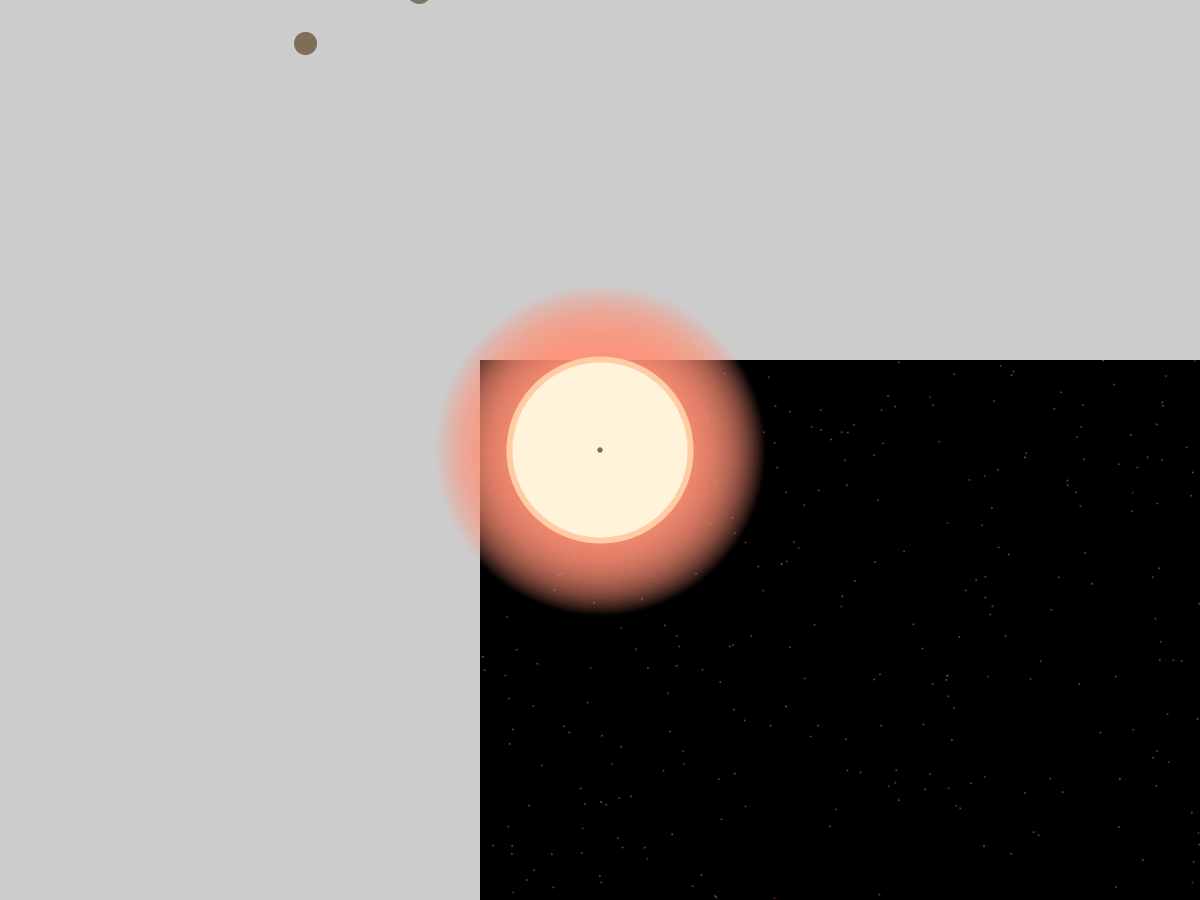
Frame 1 (no input)
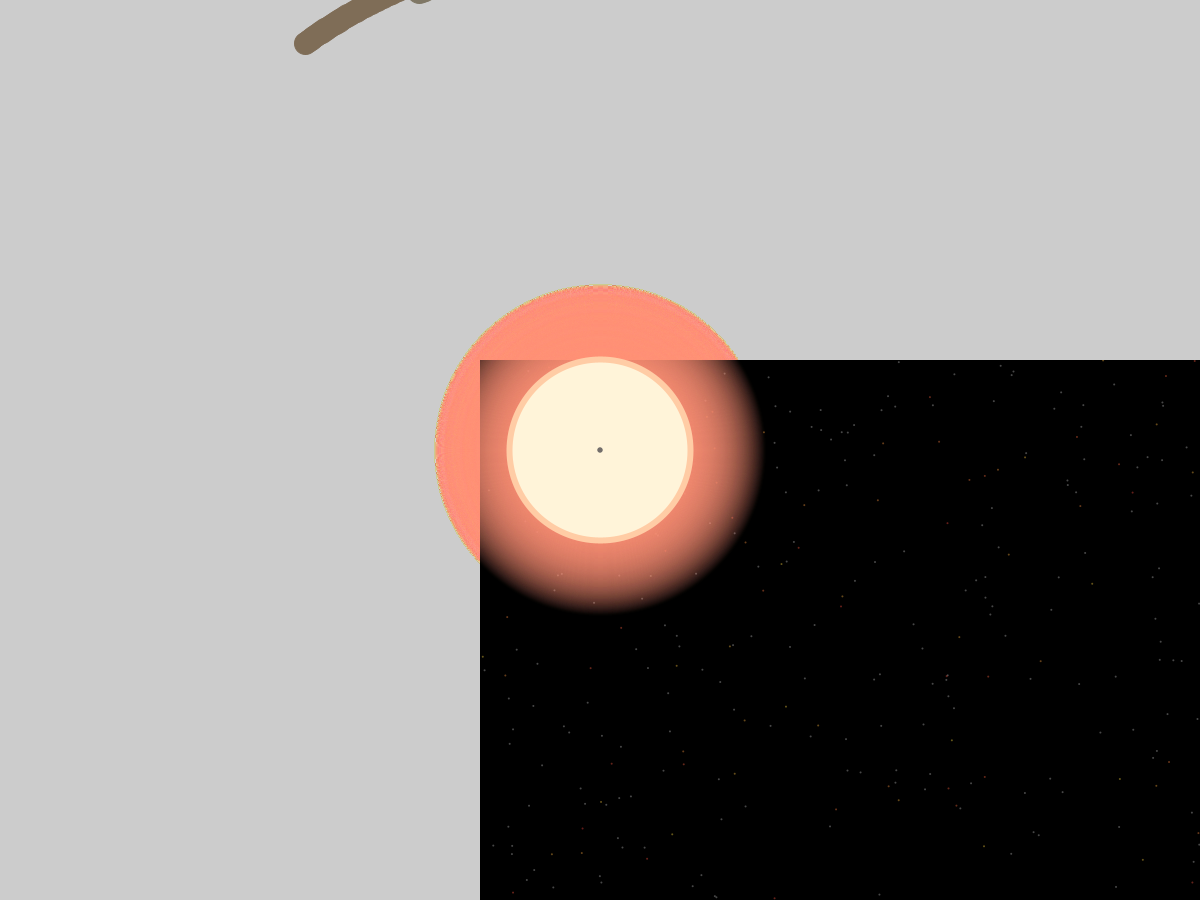
Frame 60 (the mouse pressed at the canvas centre just before this capture)
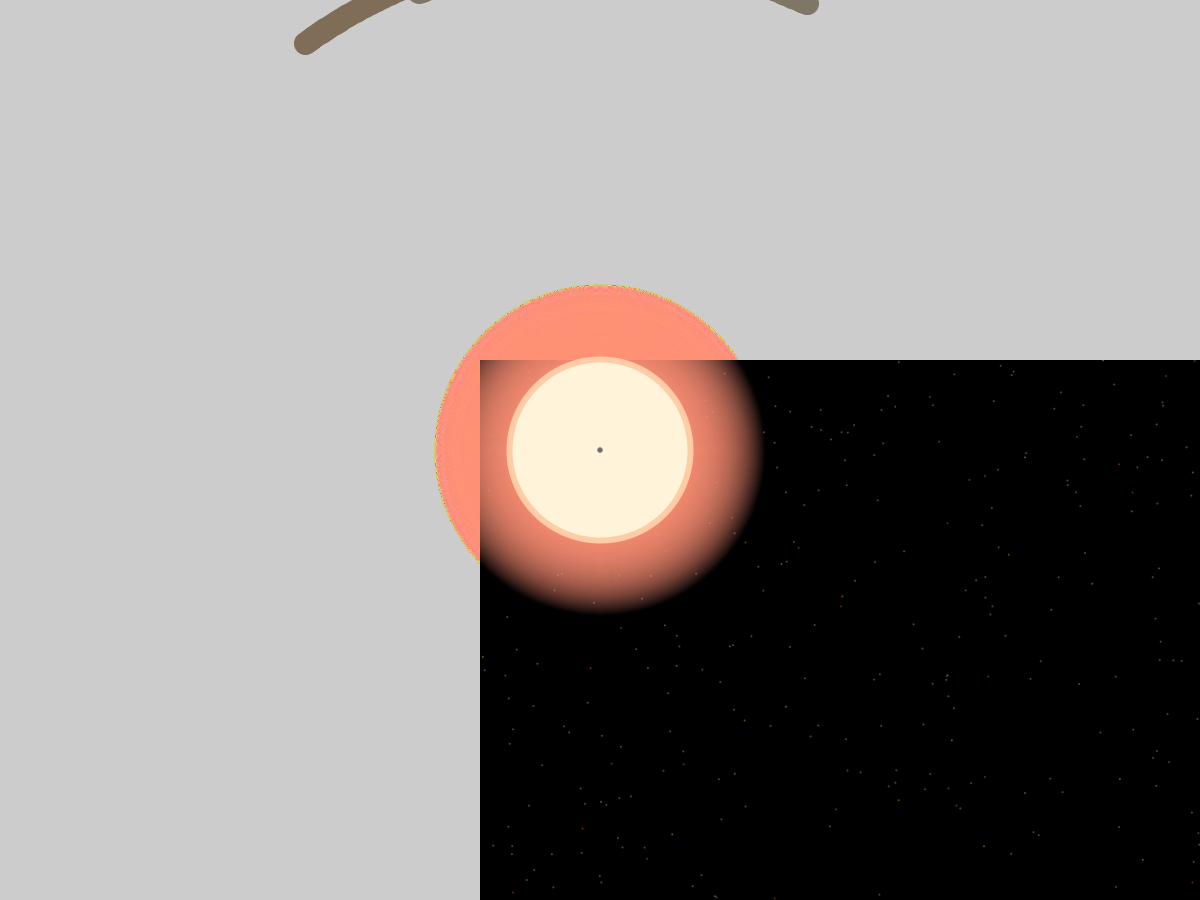
Frame 120 (the mouse held since frame 60 and released just before this capture)

The Processing sketch that drew these frames (run headless with seeded random() and noise(); from frame 60 on, the mouse is pressed at the canvas centre):

// Processing sketch: Solar
// ── Solar.pde
Star star;

boolean showDebug = false;
float widthH, heightH;

PVector center;
boolean dragging = false;

Background space;

void setup() {
  frameRate(30);
  size(1200, 900);

  widthH = width / 2;
  heightH = height / 2;

  center = new PVector(widthH, heightH);
  space = new Background(width, height);
  star = new Star(5);

  textSize(15);
  colorMode(HSB, 360, 100, 100);
}

void draw() {
  pushMatrix();
  clear();

  translate(center.x, center.y);
  space.show();

  scale(zoom);
  star.show();

  if (mousePressed && dragging) {
    center.x += mouseX - pmouseX;
    center.y += mouseY - pmouseY;
    center.x = constrain(center.x, 0, width);
    center.y = constrain(center.y, 0, height);
  } else {
    dragging = false;
  }
  popMatrix();

  //Debug
  if (showDebug) {
    noStroke();
    fill(75, 100, 100);
    text("FPS: " + floor(frameRate + 0.5), 10, 20);
    fill(45, 100, 100);
    rect(widthH, 0, 1, height);
    rect(0, heightH, width, 1);
  }
}

void mousePressed() {
  switch (mouseButton) {
  case LEFT:
    dragging = true;
    break;

  case RIGHT:
    dragging = true;
    break;

  case CENTER:
    showDebug = !showDebug;
    break;

  default:
    break;
  }
}

void keyPressed() {
  switch (key) {
  case 'r':
    center = new PVector(widthH, heightH);
    zoom = 1;
  default:
    break;
  }

  switch (keyCode) {
  case 32:
    star.regen();
    star.regenPlanets();
    space.generate();
    break;
  default:
    break;
  }
}

float zoom = 1;

void mouseWheel(MouseEvent event) {
  float e = -event.getCount();
  zoom += e / 10;
  zoom = constrain(zoom, 0.1, 1);
}
// ── Background.pde
class Background {

  PGraphics bg;
  PVector max;

  Background(int x, int y) {
    max = new PVector(x, y);
    generate();
  }

  void generate() {
    bg = createGraphics((int)max.x, (int)max.y);
    bg.beginDraw();
    bg.colorMode(HSB, 360, 100, 100);
    bg.noStroke();
    bg.fill(0);
    bg.rect(0, 0, max.x, max.y);
    for (int i = 0; i < 0.00025 * max.x * max.y; i++) {
      bg.fill(random(50), 75, 100, 100);
      bg.ellipse(random(max.x), random(max.y), 2, 2);
      bg.fill(255, 100);
      bg.ellipse(random(max.x), random(max.y), 2, 2);
      bg.ellipse(random(max.x), random(max.y), 2, 2);
    }
    bg.endDraw();
  }

  void show() {
    image(bg, -max.x * 0.1, -max.y * 0.1);
  }
}
// ── Moon.pde
class Moon extends OrbitalBody {
  
  Planet parentPlanet;
  
  color mColor;
  float d;
  
  Moon(Planet parent) {
    parentPlanet = parent;
    generate();
  }
  
  void generate() {
    colorMode(HSB, 360, 100, 100);
    mColor = color(26, random(26), random(32, 58));
    d = random(3, 9);
    radius = random(parentPlanet.d + 10, parentPlanet.d + 20);
    step = random(TWO_PI);
  }

  void show(float x, float y) {
    noStroke();
    fill(mColor);
    ellipse(x, y, d, d);
    
    step += vel();
  }
}
// ── Orbit.pde
class Orbit {
  
  float x;
  float y;
  
  float a;
  float b;
  float step;
  
  public Orbit(float _a, float _b, float _step) {
    a = _a;
    b = _b;
    step = _step;
  }
  
  
  
}
// ── OrbitalBody.pde
abstract class OrbitalBody {
  PVector pos = new PVector();
  float radius;
  float step;

  float vel() {
    return sqrt(5 / (radius * radius));
  }

  float[] coordinates() {
    float[] coords = new float[2];
    coords[0] = (1.5 * radius * cos(step)); 
    coords[1] = (1.5 * radius * sin(step));

    return coords;
  }
}
// ── Planet.pde
enum PlanetClasses {
  Minor, Rocky, Gas
}
enum PlanetTypes {
  Planetoid, Mercurian, Subterran, Terran, Superterran, Neptunian, Jovian
}

class Planet extends OrbitalBody {

  Star parentStar;
  ArrayList<Moon> moons = new ArrayList<Moon>();

  float d;
  color pColor;
  boolean canHaveMoon;
  float gravity;

  Planet(float _step, Star parent, ArrayList<Planet> others) {
    step = _step;
    parentStar = parent;
    generate(others, true);
  }



  PlanetClasses pClass;
  PlanetTypes pType;

  void generate(ArrayList<Planet> others, boolean initMoons) {
    radius = parentStar.radius;
    colorMode(HSB, 360, 100, 200);
    int select = floor(random(1, 5) + 0.5);
    if (select == 1) {
      pClass = PlanetClasses.Minor;
      radius += random(100);
      gravity = 20;
    } else if (select == 2) {
      pClass = PlanetClasses.Rocky;
      radius += random(100, 200);
      gravity = 50;
    } else if (select == 3) {
      pClass = PlanetClasses.Gas;
      radius += random(300, 500);
      gravity = 100;
    } else if (select == 4) {
      pClass = PlanetClasses.Minor;
      radius += random(600, 700);
      gravity = 20;
    } else if (select == 5) {
      pClass = PlanetClasses.Rocky;
      radius += random(600, 700);
      gravity = 50;
    }

    switch (pClass) {
    case Minor:
      select = floor(random(1, 2)+ 0.5);
      if (select == 1) {
        pType = PlanetTypes.Planetoid;
        pColor = color(32, random(50), 100);
        d = random(6, 10);
      } else {
        pType = PlanetTypes.Mercurian;
        select = floor(random(1, 7) + 0.5);
        pColor = color(random(20, 43), random(40), 100);
        d = random(10, 20);
        if (select == 5) {
          canHaveMoon = true;
        }
      }
      break;
    case Rocky:
      select = floor(random(1, 3)+ 0.5);
      if (select == 1) {
        pType = PlanetTypes.Subterran;
        d = random(20, 25);
        select = floor(random(1, 4) + 0.5);
        if (select == 4) {
          canHaveMoon = true;
        }
      } else if (select == 2) {
        pType = PlanetTypes.Terran;
        d = random(25, 35);
        select = floor(random(1, 3) + 0.5);
        if (select == 3) {
          canHaveMoon = true;
        }
      } else {
        pType = PlanetTypes.Superterran;
        d = random(35, 50);
        select = floor(random(1, 3) + 0.5);
        if (select == 3) {
          canHaveMoon = true;
        }
      }
      pColor = color(random(30, 43), random(10, 40), 100);
      break;
    case Gas:
      select = floor(random(1, 2)+ 0.5);
      if (select == 1) {
        pType = PlanetTypes.Neptunian;
        d = random(50, 70);
        select = floor(random(1, 3) + 0.5);
        if (select >= 2) {
          canHaveMoon = true;
        }
      } else {
        pType = PlanetTypes.Jovian;
        d = random(70, 80);
        select = floor(random(1, 5) + 0.5);
        if (select >= 3) {
          canHaveMoon = true;
        }
      }
      float asdf = floor(random(1, 3) + 0.5);
      if (asdf == 1) {
        pColor = color(random(34), random(70, 100), 100);
      } else if (asdf == 2) {
        pColor = color(172, random(30, 70), 100);
      } else {
        pColor = color(random(190, 246), random(50, 80), 100);
      }
      break;
    }

    for (Planet p : others) {
      //Planet p = others.get(i);
      if (p != this) {
        if (p.radius != radius && p.radius - p.d - p.gravity > (radius + d) + gravity && p.radius + p.d + p.gravity < (radius - d) - gravity) {
          println("Regenerating Planet");
          generate(others, false);
          break;
        }
      }
    }

    if (canHaveMoon && initMoons) {
      float rand = random(5);
      for (int i = 0; i < rand; i++) {
        addMoon();
      }
    }

    println("Planet type: " + pType);
    println("Moon poosible: " + canHaveMoon);
  }

  void show() {
    colorMode(HSB, 360, 100, 100);
    fill(pColor);
    stroke(pColor);

    ellipse(parentStar.x + coordinates()[0], parentStar.y + coordinates()[1], d, d);

    step += vel();

    for (Moon m : moons) {
      m.show(pos.x, pos.y);
    }
  }

  void addMoon() {
    moons.add(new Moon(this));
  }

  void removeMoon() {
    if (moons.size() > 0) {
      moons.remove(moons.size() - 1);
    }
  }

  void regenMoons() {
    for (Moon m : moons) {
      m.generate();
    }
  }
}
// ── Star.pde
enum StarClasses {
  O, B, A, F, G, K, M
} 

class Star {
  float x;
  float y;
  float radius;
  float bounds;
  float red;
  float grn;
  float blu;

  float bloom = 150;

  private float r;
  private float g;
  private float b;

  PGraphics star;

  ArrayList<Planet> planets = new ArrayList<Planet>();

  Star() {
    generate(0);
  }

  Star(int n) {
    generate(n);
  }

  StarClasses starClass;

  void generate(int n) {
    //Random Stuff
    int select = floor(random(1, 17)+0.5);
    if (select == 1) {
      starClass = StarClasses.O;
    } else if (select == 2) {
      starClass = StarClasses.B;
    } else if (select >= 3 && select <= 4) {
      starClass = StarClasses.A;
    } else if (select >= 5 && select <= 6) {
      starClass = StarClasses.F;
    } else if (select >= 7 && select <= 9) {
      starClass = StarClasses.G;
    } else if (select >= 10 && select <= 13) {
      starClass = StarClasses.K;
    } else {
      starClass = StarClasses.M;
    }
    //Choose star class based on random stuff
    switch (starClass) {
    case O:
      red = 76;
      grn = 118;
      blu = 255;
      radius = floor(random(10, 30));
      break;
    case B:
      red = 132;
      grn = 161;
      blu = 255;
      radius = floor(random(20, 50));
      break;
    case A:
      red = 211;
      grn = 221;
      blu = 255;
      radius = floor(random(50, 75));
      break;
    case F:
      red = 255;
      grn = 255;
      blu = 255;
      radius = floor(random(60, 80));
      break;
    case G:
      red = 255;
      grn = 240;
      blu = 130;
      radius = floor(random(60, 100));
      break;
    case K:
      red = 252;
      grn = 177;
      blu = 123;
      radius = floor(random(100, 175));
      break;
    case M:
      red = 255;
      grn = 144;
      blu = 117;
      radius = floor(random(100, 250));
      break;
    }
    bounds = radius * 0.75;
    r = map(red, 0, 180, 0, 255);
    g = map(grn, 0, 180, 0, 255);
    b = map(blu, 0, 180, 0, 255);
    println("Star class: " + starClass);

    //Generate image
    star = createGraphics(width, height);
    star.beginDraw();
    star.translate(widthH, heightH);
    star.noFill();

    star.strokeWeight(3);
    for (int i = 0; i < bloom; i++) {
      star.stroke(red, grn, blu, 100 * (i / bloom));
      star.ellipse(0, 0, radius + bloom - i, radius + bloom - i);
    }

    star.strokeWeight(6);
    star.stroke(r, g, b);
    star.fill(red + 100, grn + 100, blu + 100);
    star.ellipse(0, 0, radius, radius);
    star.endDraw();

    for (int i = 0; i < n; i++) {
      addPlanet();
    }
  }

  void regen() {
    generate(0);
  }

  void show() {
    image(star, -widthH, -heightH);

    for (Planet p : planets) {
      p.show();
    }
  }

  void addPlanet() {
    planets.add(new Planet(random(TWO_PI), this, planets));
  }

  void removePlanet() {
    if (planets.size() > 0) {
      planets.remove(planets.size() - 1);
    }
  }

  void regenPlanets() {
    for (Planet p : planets) {
      p.generate(planets, false);
      p.regenMoons();
    }
  }
}
